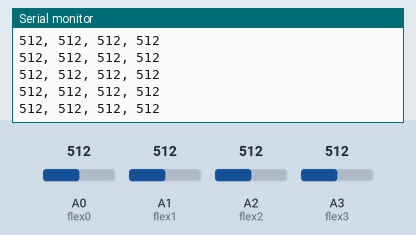
Simulated run of this sketch. Board: Arduino Uno, built with avr-gcc and run on an emulated ATmega328P. Shown: the last lines printed to the serial monitor. Inputs (shaded band) come from the test bench; at power-on: A0 (flex0) = 512, A1 (flex1) = 512, A2 (flex2) = 512, A3 (flex3) = 512.

Above: at 1.2 s.
1.3 s: A0 (flex0) set to 107
At 2.4 s:
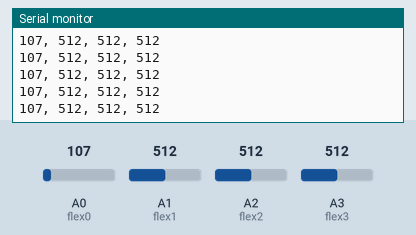
4.3 s: A0 (flex0) set to 90
At 5.2 s:
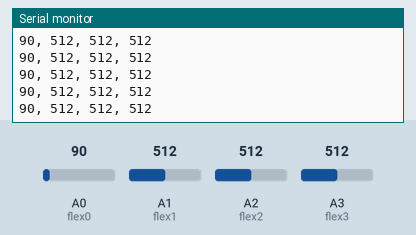
7.3 s: A1 (flex1) set to 106
At 7.9 s:
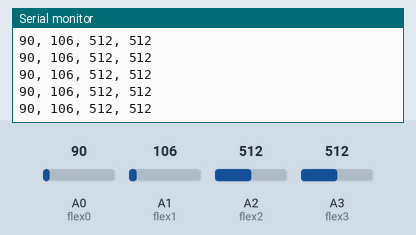
10.3 s: A1 (flex1) set to 94
At 11.1 s:
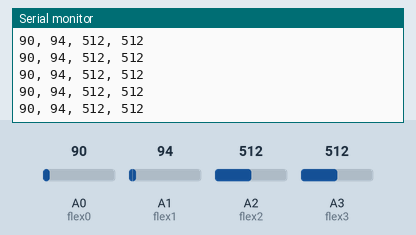
11.8 s: A2 (flex2) set to 105
At 12.5 s:
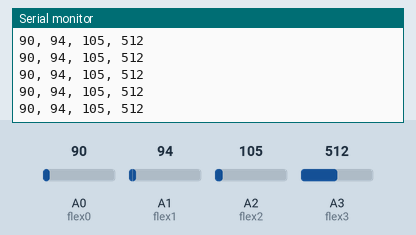
13.3 s: A2 (flex2) set to 92
At 14.3 s:
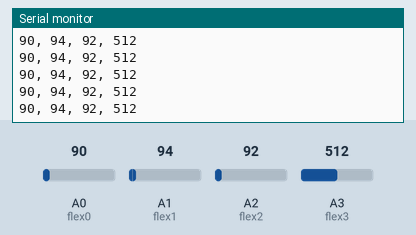
Timing chart, 0 to 15.8 s (numbered marks = the images above; inputs shaded):
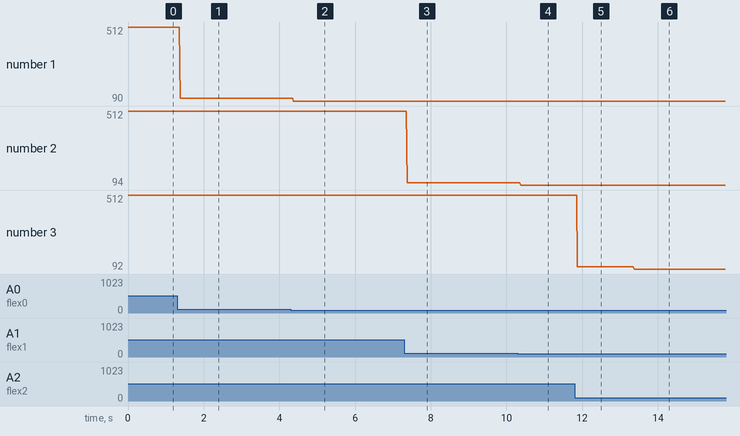

Measured:
- after the input at 1.3 s, the serial monitor: prints a new line after 0.07 s (image 1)
- after the input at 4.3 s, the serial monitor: prints a new line after 0.07 s (image 2)
- after the input at 7.3 s, the serial monitor: prints a new line after 0.07 s (image 3)
- after the input at 10.3 s, the serial monitor: prints a new line after 0.08 s (image 4)
- after the input at 11.8 s, the serial monitor: prints a new line after 0.07 s (image 5)
- after the input at 13.3 s, the serial monitor: prints a new line after 0.07 s (image 6)
- plotted number 1: 512 → 107 after the input at 1.3 s, 107 → 90 after the input at 4.3 s
- plotted number 2: 512 → 106 after the input at 7.3 s, 106 → 94 after the input at 10.3 s

The sketch:

P4prototype.ino
```cpp
int flex0 = A0;
int flex1 = A1;
int flex2 = A2;
int flex3 = A3;

int data0;
int data1;
int data2;
int data3;
int currentMill = 1;

void setup()
{
  Serial.begin(9600);
  pinMode(flex0, INPUT);
  pinMode(flex1, INPUT);
  pinMode(flex2, INPUT);
  pinMode(flex3, INPUT);
}

void loop()
{
  data0 = analogRead(flex0);
  data1 = analogRead(flex1);
  data2 = analogRead(flex2);
  data3 = analogRead(flex3);

  String imuLine = "";
  //Index finger
  //imuLine.concat("index: ");
  imuLine.concat(String(data0));
  imuLine.concat(", ");
  //Middle finger
  //imuLine.concat("middle: ");
  imuLine.concat(String(data1));
  imuLine.concat(", ");
  //Ring finger
  //imuLine.concat("ring: ");
  imuLine.concat(String(data2));
  imuLine.concat(", ");
  //Pinky finger
  //imuLine.concat("pinky: ");
  imuLine.concat(String(data3));
  Serial.println(imuLine);
  delay(8);
}
```
